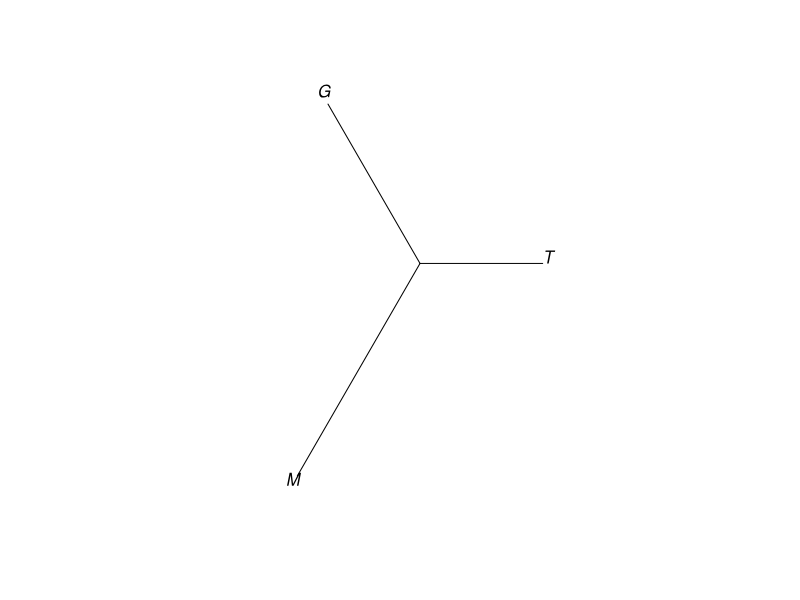
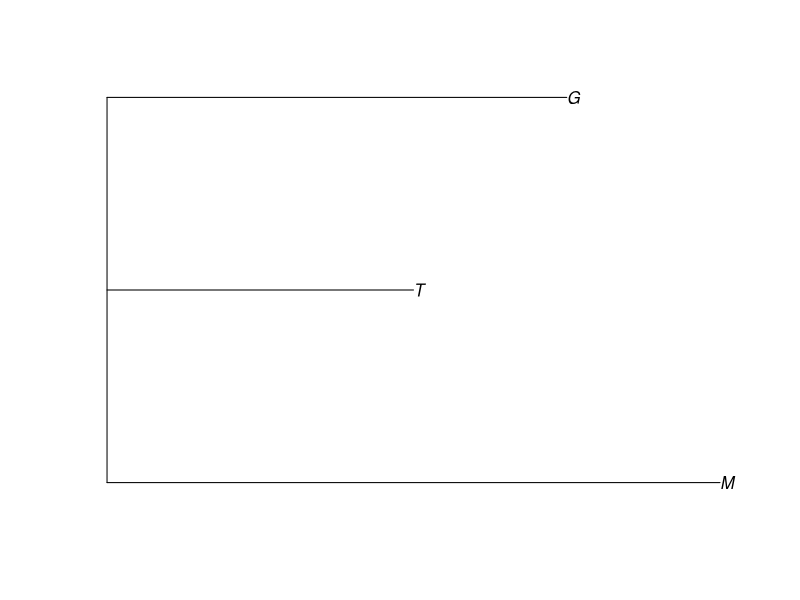
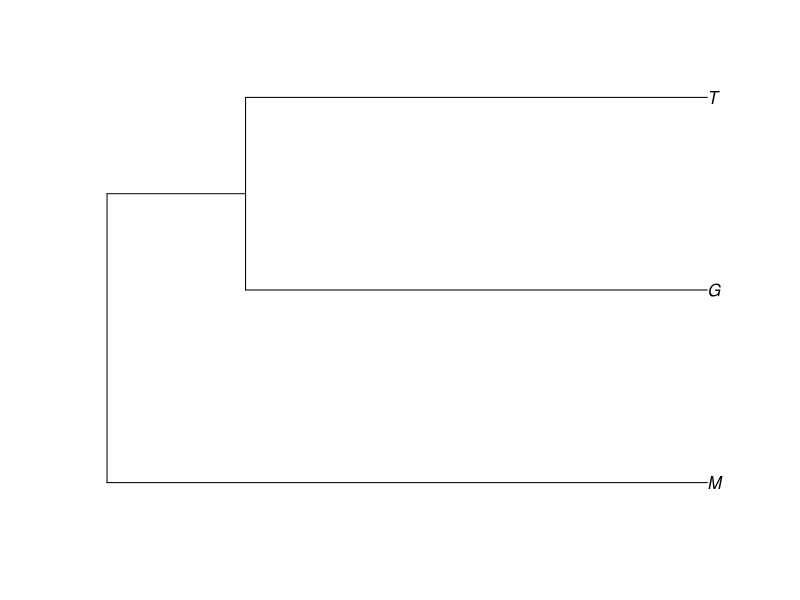
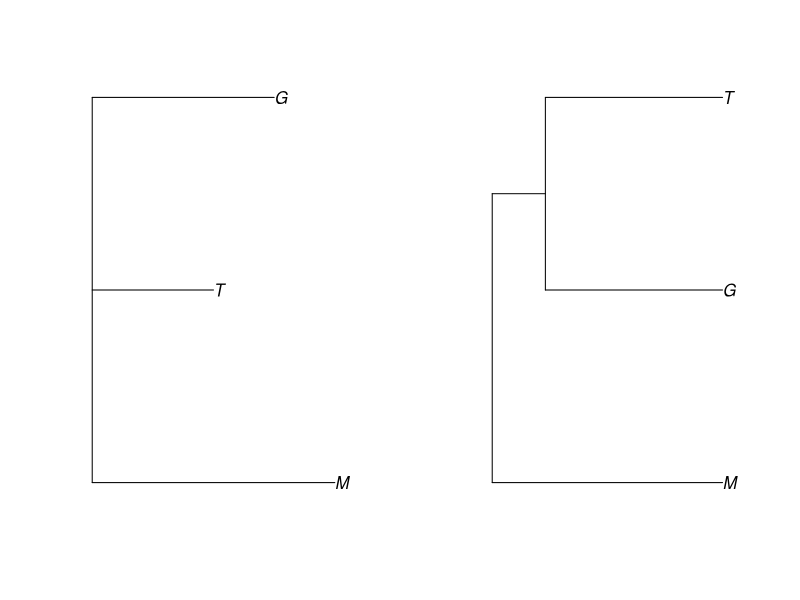
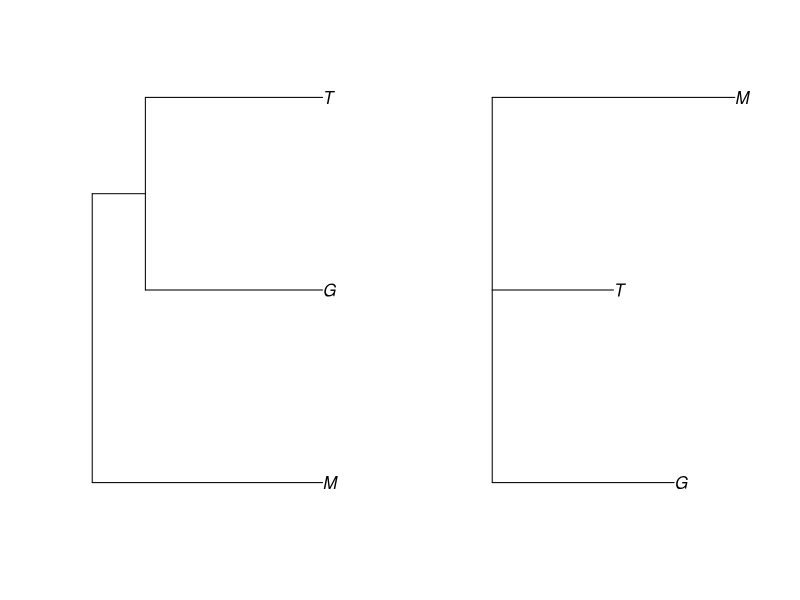
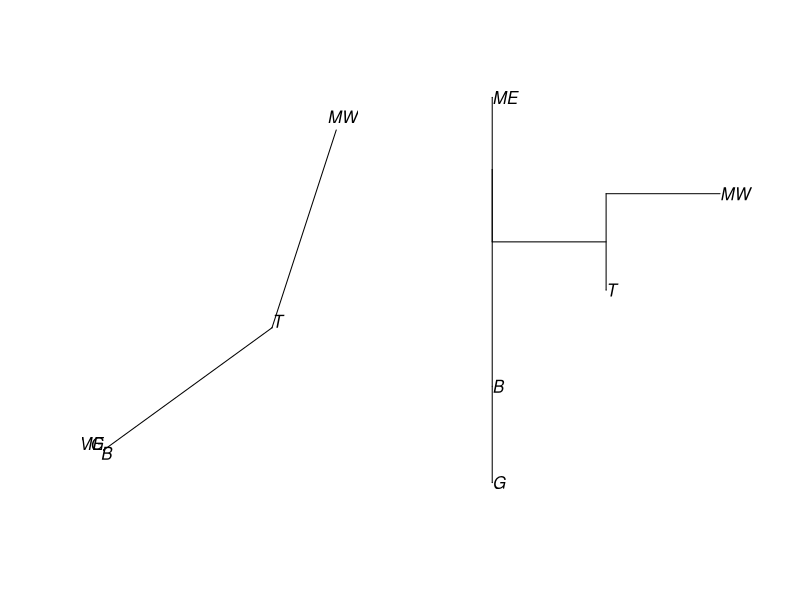
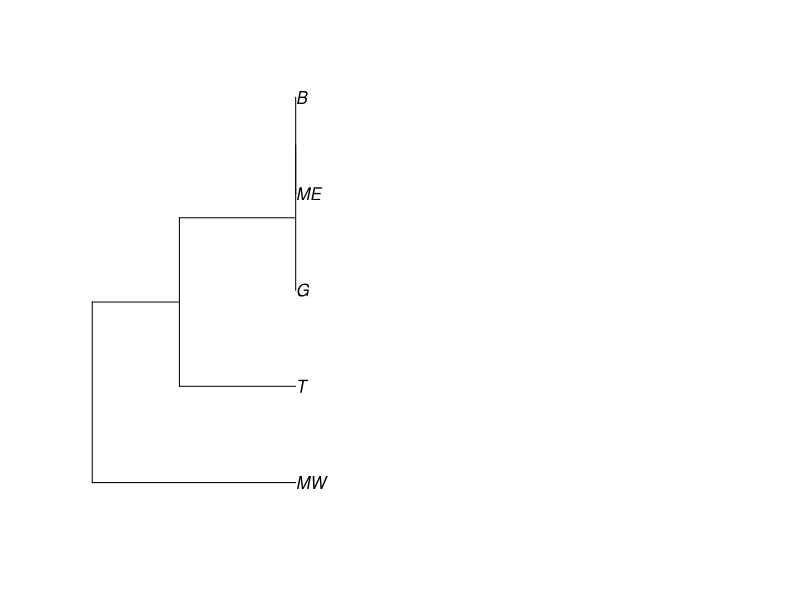
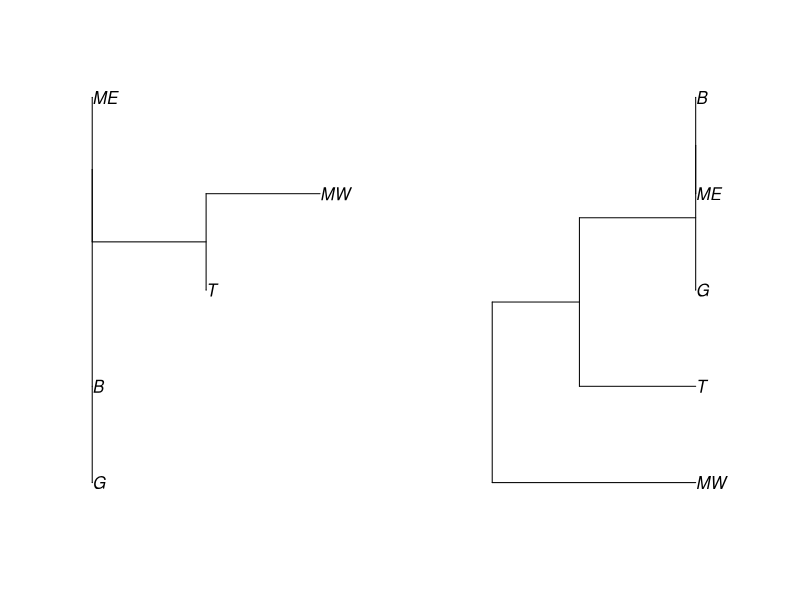

Source code (R) for these figures, in order:
## ---- chunk 1
knitr::opts_chunk$set(echo = TRUE)
## ---- chunk 2
##install.packages("ape")
##install.packages("phangorn")

library(ape)
library(phangorn)
## ---- chunk 3
# Bad matrix 1
matrix(c(1.0, 0.5, 0.3,
         0.5, 1.0, 0.4,
         0.3, 0.4, 1.0))


# Good matrix
matrix(c(1.0, 0.5, 0.3,
         0.5, 1.0, 0.4,
         0.3, 0.4, 1.0),
       nrow = 3)



## ---- chunk 4
my_sim_mat <- matrix(c(1.0, 0.5, 0.3,
                       0.5, 1.0, 0.4,
                       0.3, 0.4, 1.0),
                 nrow = 3,
                 byrow = T)
## ---- chunk 5
row.names(my_sim_mat) <- c("G","T","M")
colnames(my_sim_mat) <- c("G","T","M")
## ---- chunk 6
my_dist_mat <- 1-my_sim_mat
## ---- chunk 7
my_dist_mat2 <- as.dist(my_dist_mat)
## ---- chunk 8
my_nj <- ape::nj(my_dist_mat2)
## ---- chunk 9
plot(my_nj, "unrooted")
## ---- chunk 10
plot(my_nj)
## ---- chunk 11
my_upgma <- phangorn::upgma(my_dist_mat2)
## ---- chunk 12
plot(my_upgma)
## ---- chunk 13
par(mfrow = c(1,2))
plot(my_nj)
plot(my_upgma)
## ---- chunk 14
plot(wpgma(my_dist_mat2))
## ---- chunk 15
plot(fastme.ols(my_dist_mat2))
## ---- chunk 16
five_sim_mat <- matrix(c(1.0,	  0.0,  0.0,  0.0,  0.0,		
                         1.0,   1.0,	0.0,  0.0,  0.0,				
                         1.0,   1.0,	1.0,	0.0,  0.0,		
                         0.8,	  0.8,	0.8,	1.0,	0.0,		
                         0.6, 	0.6,	0.6,	0.8,	1.0)
                       , nrow = 5
                       , byrow = T)
## ---- chunk 17
row.names(five_sim_mat) = c("ME", "B", "G", "T", "MW")
colnames(five_sim_mat) = c("ME", "B", "G", "T", "MW")
## ---- chunk 18
five_dist_mat = 1-five_sim_mat
five_dist_mat2 = as.dist(five_dist_mat)
## ---- chunk 19
five_nj = ape::nj(five_dist_mat2)

## ---- chunk 20
plot(five_nj, "unrooted")
## ---- chunk 21
plot(five_nj)
## ---- chunk 22
five_upgma <- phangorn::upgma(five_dist_mat2)
## ---- chunk 23
plot(five_upgma)
## ---- chunk 24
par(mfrow = c(1,2))
plot(five_nj)
plot(five_upgma)
## ---- chunk 25
plot(wpgma(five_dist_mat2))
## ---- chunk 26
par(mfrow = c(1,2))
plot(five_upgma)
plot(wpgma(five_dist_mat2))
## ---- chunk 27
plot(fastme.ols(five_dist_mat2))
